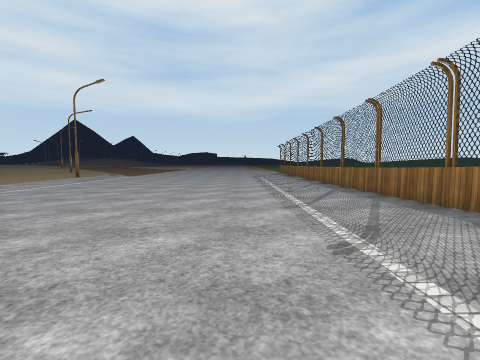
view 1 (above)

13 first-person views from a walk through a scene from a Unity 3-D project. The camera is 1.2 m above the floor, tilts 4° down and sees 90° across. The floor is counted in squares, 2 m on a side. Each view is taken from the middle of a square. On the plan, view 1 faces up. The plan holds only what a view shows up to about 9 squares ahead; the rest is blank. The place goes on beyond the plan. Door leaves are left out, so doorways stand open. Some surface patterns are stand-ins.

view 2
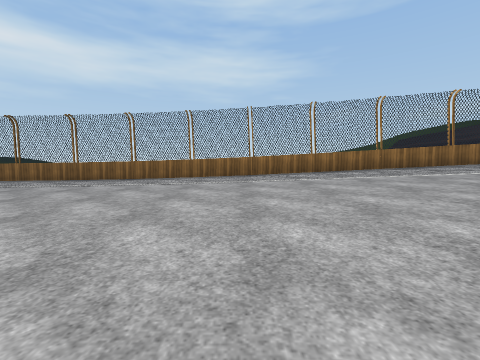

view 3
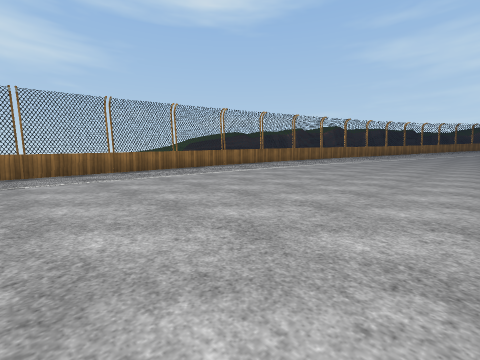

view 4
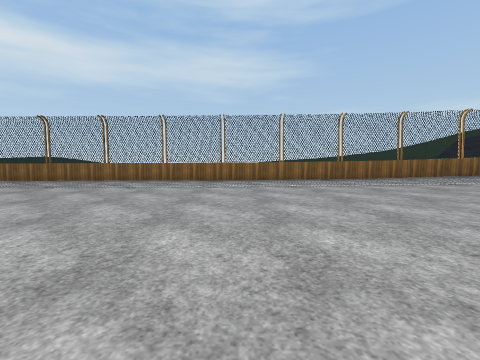

view 5
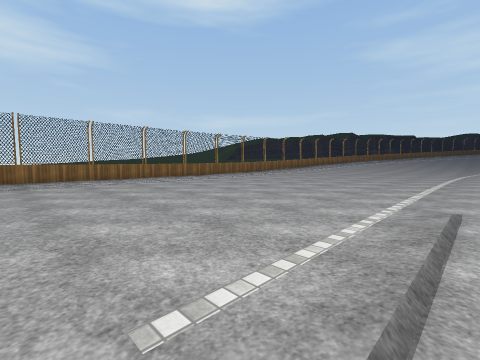

view 6
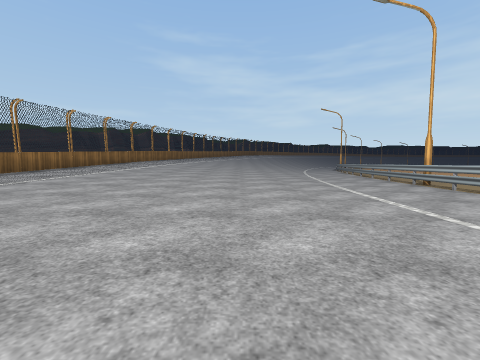

view 7
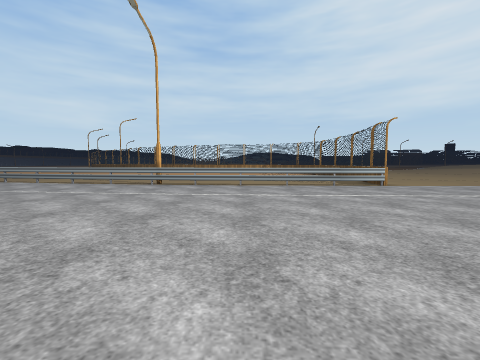

view 8
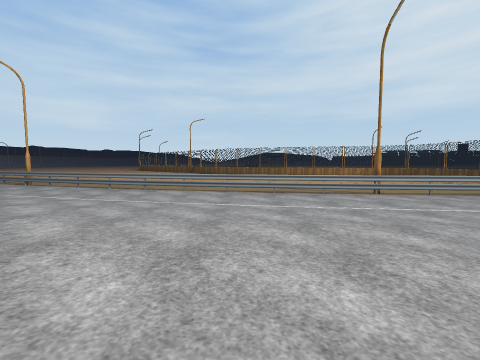

view 9
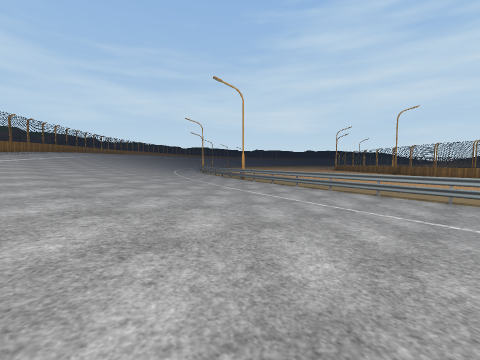

view 10
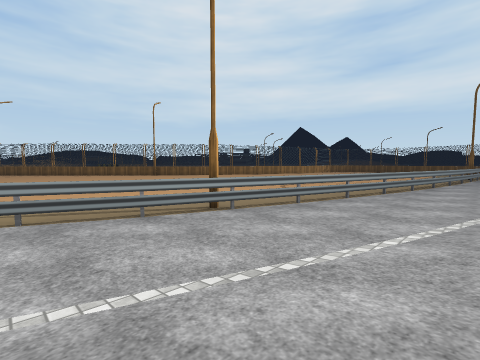

view 11
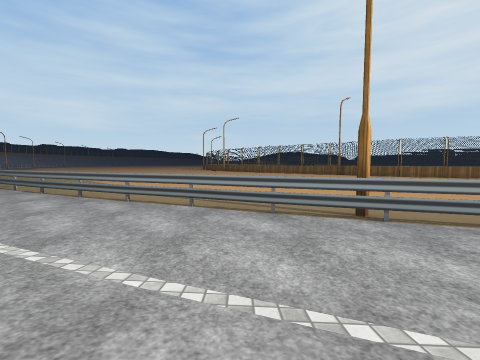

view 12
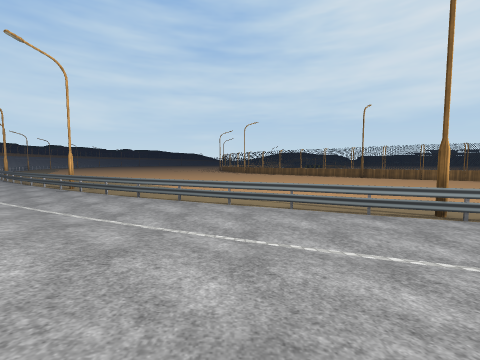

view 13
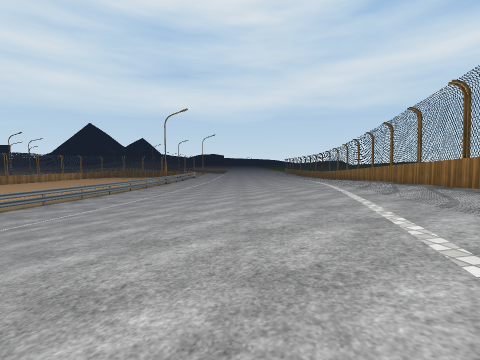

### Floor plan
Key: @ floor where view 1 was taken; # wall or solid block; . main floor; : floor 0.25 m higher than the main floor; + floor 0.5 m higher than the main floor; * floor 0.75 m higher than the main floor; % floor 1 m higher than the main floor; & floor 1.25 m higher than the main floor; $ floor 1.5 m higher than the main floor; / step, stairs or slope; = window, fence, low wall or low ledge; T thing the floor can be seen under or through.
Columns run from 17 left of view 1 to 3 right of it. Each row starts with its distance up from view 1.
 14           /.........=
 13           /......:::=
 12           /.....::::=
 11           /...::::::=
 10           ....::::::=
  9        ......:::::::#
  8        .....::::::::#
  7        .....::::::::#
  6        #....::::::::#
  5        .=...::::::::#
  4        .=...::::::::#
  3        .=..::::::::+=
  2        .=..::::::+++#
  1        .=..:::::++++#
  0        .=..::::++@++#
 -1        .=..:::++++**#
 -2        .#..::++++***#
 -3        .=..::+++***%#
 -4        =...::++**%% =
 -5       .#..::++**%%%#
 -6       .=..://+**%%%#
 -7       .=..://////%&#
 -8       .=..:///////
 -9      .....///////
-10    ...=..:///////$##
-11    . .=..:///////$#
-12   .. .=../////////#
-13   .. #.../////////#
-14  ....=../////////##
-15  .. .T../////////=
-16  .. T.../ ///////
-17 .. .=..//  /////
-18 .. ....//  ////
-19   .=..////   /
-20   .=..///
-21   =...//
-22  .=..//
-23 .=.../
-24 .=../
-25 =../
-26 =..
-27 ..

Positions as (right, up) in squares from view 1, and headings:
1: (0, 0), facing up
2: (-5, 0), facing right
3: (-5, 0), facing down-right
4: (-5, 9), facing right
5: (-7, 14), facing down-right
6: (-4, 5), facing down
7: (-1, 1), facing left
8: (-2, -6), facing left
9: (-3, -6), facing down-left
10: (-9, -18), facing up-left
11: (-9, -17), facing left
12: (-8, -19), facing left
13: (-4, -19), facing up
